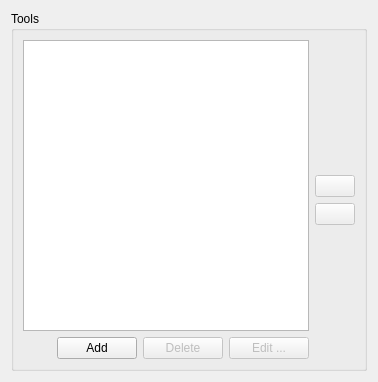
<?xml version="1.0" encoding="UTF-8"?>
<ui version="4.0">
 <class>Tools</class>
 <widget class="QWidget" name="Tools">
  <property name="geometry">
   <rect>
    <x>0</x>
    <y>0</y>
    <width>378</width>
    <height>382</height>
   </rect>
  </property>
  <property name="windowTitle">
   <string>Tools</string>
  </property>
  <property name="windowIcon">
   <iconset resource="resource.qrc">
    <normaloff>:/resource/16x16_ico_png/ico_tool.png</normaloff>:/resource/16x16_ico_png/ico_tool.png</iconset>
  </property>
  <layout class="QVBoxLayout" name="verticalLayout">
   <item>
    <widget class="QGroupBox" name="groupBox_5">
     <property name="title">
      <string>Tools</string>
     </property>
     <layout class="QGridLayout" name="gridLayout_5">
      <item row="0" column="0">
       <layout class="QVBoxLayout" name="verticalLayout_4">
        <item>
         <widget class="QListWidget" name="listTools">
          <property name="viewMode">
           <enum>QListView::ListMode</enum>
          </property>
         </widget>
        </item>
        <item>
         <layout class="QHBoxLayout" name="horizontalLayout_8">
          <item>
           <spacer name="horizontalSpacer_4">
            <property name="orientation">
             <enum>Qt::Horizontal</enum>
            </property>
            <property name="sizeHint" stdset="0">
             <size>
              <width>40</width>
              <height>20</height>
             </size>
            </property>
           </spacer>
          </item>
          <item>
           <widget class="QPushButton" name="btnAdd">
            <property name="text">
             <string>Add</string>
            </property>
           </widget>
          </item>
          <item>
           <widget class="QPushButton" name="btnDel">
            <property name="enabled">
             <bool>false</bool>
            </property>
            <property name="text">
             <string>Delete</string>
            </property>
           </widget>
          </item>
          <item>
           <widget class="QPushButton" name="btnEdit">
            <property name="enabled">
             <bool>false</bool>
            </property>
            <property name="text">
             <string>Edit ...</string>
            </property>
           </widget>
          </item>
         </layout>
        </item>
       </layout>
      </item>
      <item row="0" column="1">
       <layout class="QVBoxLayout" name="verticalLayout_2">
        <item>
         <spacer name="verticalSpacer_2">
          <property name="orientation">
           <enum>Qt::Vertical</enum>
          </property>
          <property name="sizeHint" stdset="0">
           <size>
            <width>20</width>
            <height>40</height>
           </size>
          </property>
         </spacer>
        </item>
        <item>
         <widget class="QPushButton" name="btnMoveUp">
          <property name="enabled">
           <bool>false</bool>
          </property>
          <property name="text">
           <string/>
          </property>
          <property name="icon">
           <iconset resource="resource.qrc">
            <normaloff>:/resource/16x16_ico_png/ico_move_up.png</normaloff>:/resource/16x16_ico_png/ico_move_up.png</iconset>
          </property>
         </widget>
        </item>
        <item>
         <widget class="QPushButton" name="btnMoveDown">
          <property name="enabled">
           <bool>false</bool>
          </property>
          <property name="text">
           <string/>
          </property>
          <property name="icon">
           <iconset resource="resource.qrc">
            <normaloff>:/resource/16x16_ico_png/ico_move_down.png</normaloff>:/resource/16x16_ico_png/ico_move_down.png</iconset>
          </property>
         </widget>
        </item>
        <item>
         <spacer name="verticalSpacer_3">
          <property name="orientation">
           <enum>Qt::Vertical</enum>
          </property>
          <property name="sizeHint" stdset="0">
           <size>
            <width>20</width>
            <height>40</height>
           </size>
          </property>
         </spacer>
        </item>
       </layout>
      </item>
     </layout>
    </widget>
   </item>
  </layout>
 </widget>
 <resources>
  <include location="resource.qrc"/>
 </resources>
 <connections/>
</ui>
